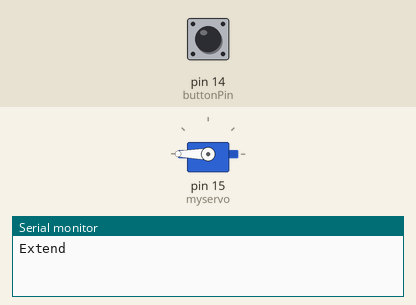
Simulated run of this sketch. Board: Arduino Uno, built with avr-gcc and run on an emulated ATmega328P. Parts: servo, the last lines printed to the serial monitor. Inputs (shaded band) come from the test bench; at power-on: pin 14 (buttonPin) HIGH.

Above: at 2.2 s.
At 3.5 s:
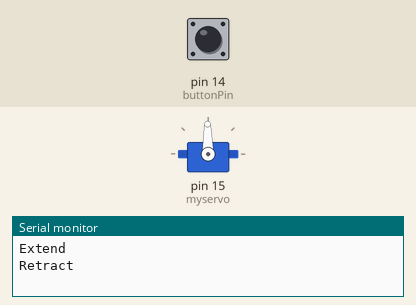
3.6 s: pin 14 (buttonPin) pulled LOW for 1.65 s
At 5.0 s:
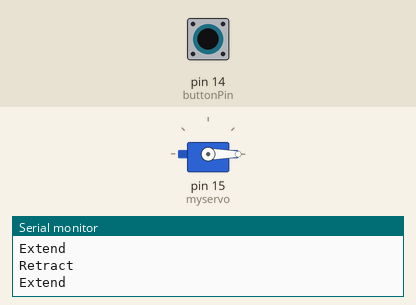
Timing chart, 0 to 16.0 s (numbered marks = the images above; inputs shaded):
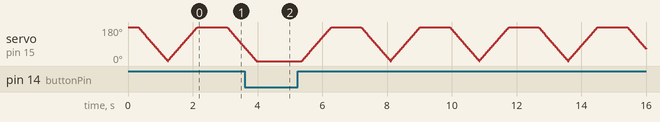

The sketch:

servo_code.ino
```cpp
#include <Servo.h>

Servo myservo;	// create servo object to control a servo
int pos = 0;	// variable to store the servo position
const int buttonPin = 14;
int base = 200;
int change = 200;
void setup()
{
	// attaches the servo on pin 10 to the servo object
  // while(!digitalRead(buttonPin)){}
  // Serial.println("Button");


  myservo.write(base);
  myservo.attach(15);
  myservo.write(base);
  pinMode(buttonPin, INPUT);

  Serial.begin(9600);

}

void loop()
{


  while(!digitalRead(buttonPin)) {}
  delay(200);
  close();

  while(!digitalRead(buttonPin))
  delay(200);

  open();

}


void close()
{
	// // sweeps from 0 degrees to 180 degrees
  // while(!digitalRead(buttonPin)) {}
	for(pos = base; pos >= base-change; pos -= 1)
	{
		myservo.write(pos);
		delay(5);
	}
  Serial.println("Extend");

}

void open()
{
	// sweeps from 180 degrees to 0 degrees
	for(pos = base-change ; pos<=base; pos+=1)
	{
		myservo.write(pos);
		delay(5);
	}
  delay(500);
  Serial.println("Retract");
}
  
```
